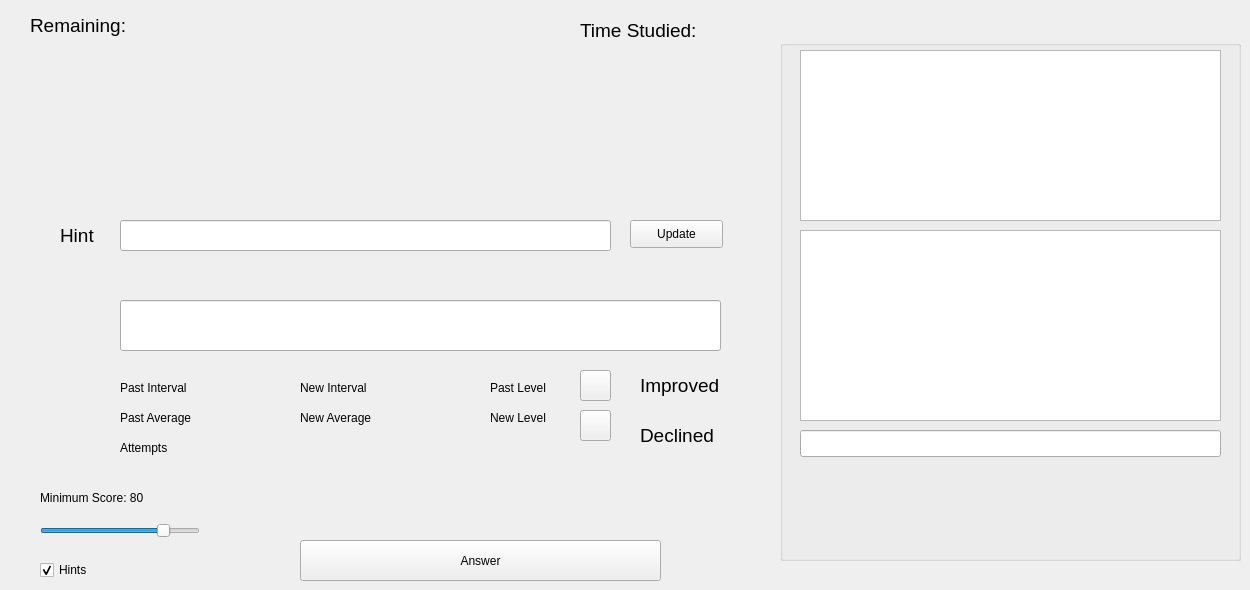
    <widget class="QWidget" name="Study">
     <widget class="QLabel" name="studyRemaining">
      <property name="geometry">
       <rect>
        <x>30</x>
        <y>10</y>
        <width>201</width>
        <height>31</height>
       </rect>
      </property>
      <property name="font">
       <font>
        <pointsize>14</pointsize>
       </font>
      </property>
      <property name="text">
       <string>Remaining:</string>
      </property>
     </widget>
     <widget class="QLabel" name="studyFront">
      <property name="geometry">
       <rect>
        <x>150</x>
        <y>70</y>
        <width>651</width>
        <height>61</height>
       </rect>
      </property>
      <property name="font">
       <font>
        <pointsize>14</pointsize>
       </font>
      </property>
      <property name="text">
       <string/>
      </property>
     </widget>
     <widget class="QLabel" name="label_19">
      <property name="geometry">
       <rect>
        <x>60</x>
        <y>220</y>
        <width>51</width>
        <height>31</height>
       </rect>
      </property>
      <property name="font">
       <font>
        <pointsize>14</pointsize>
       </font>
      </property>
      <property name="text">
       <string>Hint</string>
      </property>
     </widget>
     <widget class="QLabel" name="studyAnswerLabel">
      <property name="geometry">
       <rect>
        <x>150</x>
        <y>150</y>
        <width>651</width>
        <height>41</height>
       </rect>
      </property>
      <property name="font">
       <font>
        <pointsize>16</pointsize>
       </font>
      </property>
      <property name="text">
       <string/>
      </property>
     </widget>
     <widget class="QLabel" name="studyHintLabel">
      <property name="geometry">
       <rect>
        <x>150</x>
        <y>260</y>
        <width>651</width>
        <height>31</height>
       </rect>
      </property>
      <property name="font">
       <font>
        <pointsize>14</pointsize>
       </font>
      </property>
      <property name="text">
       <string/>
      </property>
     </widget>
     <widget class="QLineEdit" name="studyHintEdit">
      <property name="geometry">
       <rect>
        <x>120</x>
        <y>220</y>
        <width>491</width>
        <height>31</height>
       </rect>
      </property>
      <property name="font">
       <font>
        <pointsize>14</pointsize>
       </font>
      </property>
     </widget>
     <widget class="QLineEdit" name="studyAnswerEdit">
      <property name="geometry">
       <rect>
        <x>120</x>
        <y>300</y>
        <width>601</width>
        <height>51</height>
       </rect>
      </property>
      <property name="font">
       <font>
        <pointsize>14</pointsize>
       </font>
      </property>
     </widget>
     <widget class="QPushButton" name="studyHintButton">
      <property name="geometry">
       <rect>
        <x>630</x>
        <y>220</y>
        <width>93</width>
        <height>28</height>
       </rect>
      </property>
      <property name="text">
       <string>Update</string>
      </property>
     </widget>
     <widget class="QPushButton" name="studyAnswerButton">
      <property name="geometry">
       <rect>
        <x>300</x>
        <y>540</y>
        <width>361</width>
        <height>41</height>
       </rect>
      </property>
      <property name="text">
       <string>Answer</string>
      </property>
     </widget>
     <widget class="QLabel" name="label_14">
      <property name="geometry">
       <rect>
        <x>120</x>
        <y>380</y>
        <width>81</width>
        <height>16</height>
       </rect>
      </property>
      <property name="text">
       <string>Past Interval</string>
      </property>
     </widget>
     <widget class="QLabel" name="label_15">
      <property name="geometry">
       <rect>
        <x>120</x>
        <y>440</y>
        <width>81</width>
        <height>16</height>
       </rect>
      </property>
      <property name="text">
       <string>Attempts</string>
      </property>
     </widget>
     <widget class="QLabel" name="label_16">
      <property name="geometry">
       <rect>
        <x>120</x>
        <y>410</y>
        <width>81</width>
        <height>16</height>
       </rect>
      </property>
      <property name="text">
       <string>Past Average</string>
      </property>
     </widget>
     <widget class="QLabel" name="studyPastAttempts">
      <property name="geometry">
       <rect>
        <x>240</x>
        <y>440</y>
        <width>55</width>
        <height>16</height>
       </rect>
      </property>
      <property name="text">
       <string/>
      </property>
     </widget>
     <widget class="QLabel" name="studyPastAverage">
      <property name="geometry">
       <rect>
        <x>240</x>
        <y>410</y>
        <width>55</width>
        <height>16</height>
       </rect>
      </property>
      <property name="text">
       <string/>
      </property>
     </widget>
     <widget class="QLabel" name="studyPastInterval">
      <property name="geometry">
       <rect>
        <x>240</x>
        <y>380</y>
        <width>55</width>
        <height>16</height>
       </rect>
      </property>
      <property name="text">
       <string/>
      </property>
     </widget>
     <widget class="QSlider" name="studyScoreSlider">
      <property name="geometry">
       <rect>
        <x>40</x>
        <y>520</y>
        <width>160</width>
        <height>22</height>
       </rect>
      </property>
      <property name="maximum">
       <number>100</number>
      </property>
      <property name="singleStep">
       <number>10</number>
      </property>
      <property name="value">
       <number>80</number>
      </property>
      <property name="orientation">
       <enum>Qt::Horizontal</enum>
      </property>
     </widget>
     <widget class="QLabel" name="studyMinScoreLabel">
      <property name="geometry">
       <rect>
        <x>40</x>
        <y>490</y>
        <width>131</width>
        <height>16</height>
       </rect>
      </property>
      <property name="text">
       <string>Minimum Score: 80</string>
      </property>
     </widget>
     <widget class="QLabel" name="label_18">
      <property name="geometry">
       <rect>
        <x>300</x>
        <y>380</y>
        <width>101</width>
        <height>16</height>
       </rect>
      </property>
      <property name="text">
       <string>New Interval</string>
      </property>
     </widget>
     <widget class="QLabel" name="label_20">
      <property name="geometry">
       <rect>
        <x>300</x>
        <y>410</y>
        <width>101</width>
        <height>16</height>
       </rect>
      </property>
      <property name="text">
       <string>New Average</string>
      </property>
     </widget>
     <widget class="QLabel" name="studyNewInterval">
      <property name="geometry">
       <rect>
        <x>420</x>
        <y>380</y>
        <width>81</width>
        <height>16</height>
       </rect>
      </property>
      <property name="text">
       <string/>
      </property>
     </widget>
     <widget class="QLabel" name="studyNewAverage">
      <property name="geometry">
       <rect>
        <x>420</x>
        <y>410</y>
        <width>81</width>
        <height>16</height>
       </rect>
      </property>
      <property name="text">
       <string/>
      </property>
     </widget>
     <widget class="QPushButton" name="studyPrevLevel">
      <property name="geometry">
       <rect>
        <x>580</x>
        <y>370</y>
        <width>31</width>
        <height>31</height>
       </rect>
      </property>
      <property name="text">
       <string/>
      </property>
     </widget>
     <widget class="QPushButton" name="studyNewLevel">
      <property name="geometry">
       <rect>
        <x>580</x>
        <y>410</y>
        <width>31</width>
        <height>31</height>
       </rect>
      </property>
      <property name="text">
       <string/>
      </property>
     </widget>
     <widget class="QLabel" name="studyRemaining_2">
      <property name="geometry">
       <rect>
        <x>640</x>
        <y>370</y>
        <width>121</width>
        <height>31</height>
       </rect>
      </property>
      <property name="font">
       <font>
        <pointsize>14</pointsize>
       </font>
      </property>
      <property name="text">
       <string>Improved</string>
      </property>
     </widget>
     <widget class="QLabel" name="studyRemaining_3">
      <property name="geometry">
       <rect>
        <x>640</x>
        <y>420</y>
        <width>131</width>
        <height>31</height>
       </rect>
      </property>
      <property name="font">
       <font>
        <pointsize>14</pointsize>
       </font>
      </property>
      <property name="text">
       <string>Declined</string>
      </property>
     </widget>
     <widget class="QLabel" name="studyDeclined">
      <property name="geometry">
       <rect>
        <x>780</x>
        <y>420</y>
        <width>101</width>
        <height>31</height>
       </rect>
      </property>
      <property name="font">
       <font>
        <pointsize>14</pointsize>
       </font>
      </property>
      <property name="text">
       <string/>
      </property>
     </widget>
     <widget class="QLabel" name="studyImproved">
      <property name="geometry">
       <rect>
        <x>780</x>
        <y>370</y>
        <width>101</width>
        <height>31</height>
       </rect>
      </property>
      <property name="font">
       <font>
        <pointsize>14</pointsize>
       </font>
      </property>
      <property name="text">
       <string/>
      </property>
     </widget>
     <widget class="QCheckBox" name="studyHintCheck">
      <property name="geometry">
       <rect>
        <x>40</x>
        <y>560</y>
        <width>201</width>
        <height>20</height>
       </rect>
      </property>
      <property name="text">
       <string>Hints</string>
      </property>
      <property name="checked">
       <bool>true</bool>
      </property>
      <property name="tristate">
       <bool>false</bool>
      </property>
     </widget>
     <widget class="QLabel" name="studyAnswerPercentLabel">
      <property name="geometry">
       <rect>
        <x>370</x>
        <y>470</y>
        <width>191</width>
        <height>51</height>
       </rect>
      </property>
      <property name="font">
       <font>
        <pointsize>18</pointsize>
       </font>
      </property>
      <property name="text">
       <string/>
      </property>
     </widget>
     <widget class="QLabel" name="studyElapsedTIme">
      <property name="geometry">
       <rect>
        <x>580</x>
        <y>10</y>
        <width>241</width>
        <height>41</height>
       </rect>
      </property>
      <property name="font">
       <font>
        <pointsize>14</pointsize>
       </font>
      </property>
      <property name="text">
       <string>Time Studied:</string>
      </property>
     </widget>
     <widget class="QLabel" name="label_79">
      <property name="geometry">
       <rect>
        <x>490</x>
        <y>380</y>
        <width>81</width>
        <height>16</height>
       </rect>
      </property>
      <property name="text">
       <string>Past Level</string>
      </property>
     </widget>
     <widget class="QLabel" name="label_80">
      <property name="geometry">
       <rect>
        <x>490</x>
        <y>410</y>
        <width>81</width>
        <height>16</height>
       </rect>
      </property>
      <property name="text">
       <string>New Level</string>
      </property>
     </widget>
     <widget class="QLabel" name="studyCountDown">
      <property name="geometry">
       <rect>
        <x>230</x>
        <y>10</y>
        <width>311</width>
        <height>41</height>
       </rect>
      </property>
      <property name="font">
       <font>
        <pointsize>14</pointsize>
       </font>
      </property>
      <property name="text">
       <string/>
      </property>
     </widget>
     <widget class="QGroupBox" name="studyMultiBox">
      <property name="geometry">
       <rect>
        <x>780</x>
        <y>40</y>
        <width>461</width>
        <height>521</height>
       </rect>
      </property>
      <property name="title">
       <string/>
      </property>
      <widget class="QTableWidget" name="studyScoreList">
       <property name="geometry">
        <rect>
         <x>20</x>
         <y>10</y>
         <width>421</width>
         <height>171</height>
        </rect>
       </property>
      </widget>
      <widget class="QTextBrowser" name="studyChat">
       <property name="geometry">
        <rect>
         <x>20</x>
         <y>190</y>
         <width>421</width>
         <height>191</height>
        </rect>
       </property>
      </widget>
      <widget class="QLineEdit" name="studySendChat">
       <property name="geometry">
        <rect>
         <x>20</x>
         <y>390</y>
         <width>421</width>
         <height>27</height>
        </rect>
       </property>
      </widget>
     </widget>
    </widget>
